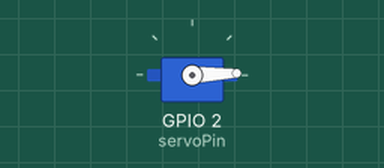
Recording of a sketch running on a simulated ESP32-S3. On the bench: servo.

Above: at 0.05 s.
At 2.2 s:
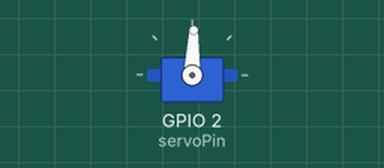
At 4.35 s:
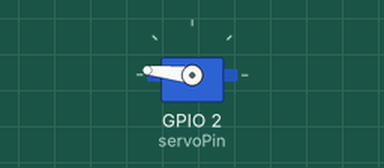
At 8.65 s:
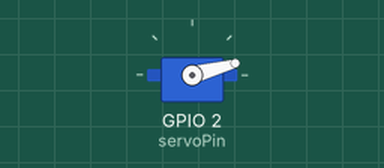
Timing chart, 0 to 11.8 s (numbered marks = the images above):
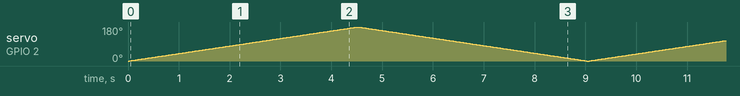

The sketch:

_esp32s3_test_0.ino
```cpp
/*
  Controls servo position from 0-180 degrees and back
  https://wokwi.com/projects/350037178957431378
  by dlloydev, December 2022.
*/

#include <pwmWrite.h>

Pwm pwm = Pwm();

const int servoPin = 2;
int pos = 0;

void setup() {
}

void loop() {
  for (pos = 0; pos <= 180; pos++) {  // go from 0-180 degrees
    pwm.writeServo(servoPin, pos);    // set the servo position (degrees)
    delay(25);
  }
  for (pos = 180; pos >= 0; pos--) {  // go from 180-0 degrees
    pwm.writeServo(servoPin, pos);    // set the servo position (degrees)
    delay(25);
  }
}
```
